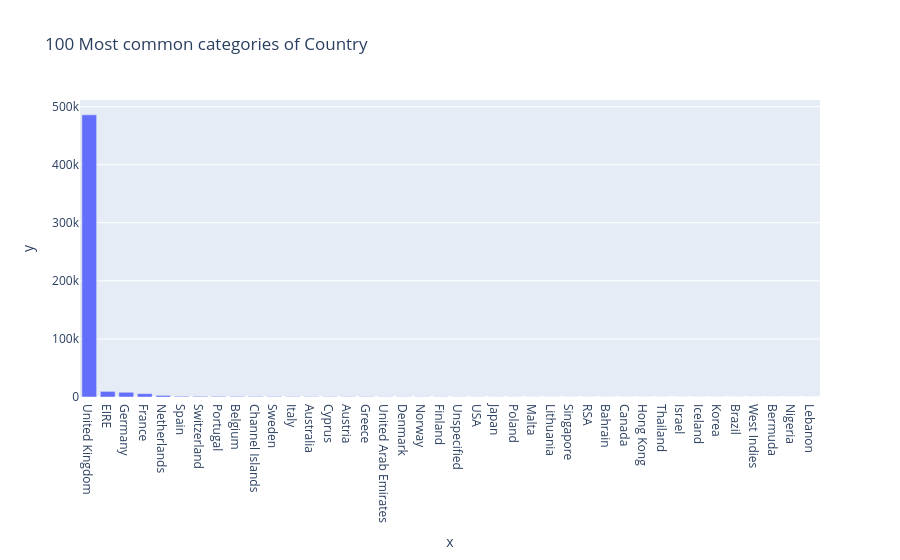

Source (notebook cell):
### Markdown cell above
Customer ID es category con 4.383 clientes únicos. Tiene 107.927 valores nulos (20.54%), posiblemente compras sin cuenta registrada. El cliente más frecuente es el 14911 con 5.710 transacciones. El gráfico muestra distribución muy desigual donde pocos clientes concentran la mayoría de compras, y una gran cantidad de clientes concentran un numero menor y casi uniforme de compras.

### Code cell
profile_serie(df_retail["Country"])

### Figure 1 — Plotly figure (JSON) as saved in the notebook; plotly's stock layout.template omitted (floating-point values rounded to 4 significant figures)
{"data": [{"hovertemplate": "x=%{x}<br>y=%{y}<extra></extra>", "legendgroup": "", "marker": {"color": "#636efa", "pattern": {"shape": ""}}, "name": "", "orientation": "v", "showlegend": false, "textposition": "auto", "type": "bar", "x": ["United Kingdom", "EIRE", "Germany", "France", "Netherlands", "Spain", "Switzerland", "Portugal", "Belgium", "Channel Islands", "Sweden", "Italy", "Australia", "Cyprus", "Austria", "Greece", "United Arab Emirates", "Denmark", "Norway", "Finland", "Unspecified", "USA", "Japan", "Poland", "Malta", "Lithuania", "Singapore", "RSA", "Bahrain", "Canada", "Hong Kong", "Thailand", "Israel", "Iceland", "Korea", "Brazil", "West Indies", "Bermuda", "Nigeria", "Lebanon"], "xaxis": "x", "y": [485852, 9670, 8129, 5772, 2769, 1278, 1187, 1101, 1054, 906, 902, 731, 654, 554, 537, 517, 432, 428, 369, 354, 310, 244, 224, 194, 172, 154, 117, 111, 107, 77, 76, 76, 74, 71, 63, 62, 54, 34, 32, 13], "yaxis": "y"}], "layout": {"barmode": "relative", "legend": {"tracegroupgap": 0}, "title": {"text": "100 Most common categories of Country"}, "xaxis": {"anchor": "y", "domain": [0, 1], "title": {"text": "x"}}, "yaxis": {"anchor": "x", "domain": [0, 1], "title": {"text": "y"}}}}
